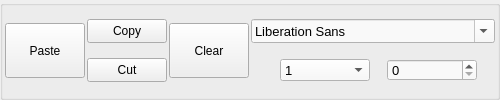
        <widget class="QGroupBox" name="groupBox_9">
         <property name="title">
          <string/>
         </property>
         <layout class="QGridLayout" name="gridLayout_3">
          <property name="leftMargin">
           <number>2</number>
          </property>
          <property name="topMargin">
           <number>1</number>
          </property>
          <property name="rightMargin">
           <number>2</number>
          </property>
          <property name="bottomMargin">
           <number>2</number>
          </property>
          <property name="horizontalSpacing">
           <number>2</number>
          </property>
          <property name="verticalSpacing">
           <number>3</number>
          </property>
          <item row="1" column="4">
           <widget class="QGroupBox" name="groupBox_4">
            <property name="minimumSize">
             <size>
              <width>0</width>
              <height>25</height>
             </size>
            </property>
            <property name="maximumSize">
             <size>
              <width>250</width>
              <height>28</height>
             </size>
            </property>
            <property name="styleSheet">
             <string notr="true">QGroupBox{
border: none;
}</string>
            </property>
            <property name="title">
             <string/>
            </property>
            <layout class="QHBoxLayout" name="horizontalLayout_6">
             <property name="spacing">
              <number>2</number>
             </property>
             <property name="leftMargin">
              <number>2</number>
             </property>
             <property name="topMargin">
              <number>1</number>
             </property>
             <property name="rightMargin">
              <number>2</number>
             </property>
             <property name="bottomMargin">
              <number>2</number>
             </property>
             <item>
              <widget class="QLabel" name="label">
               <property name="minimumSize">
                <size>
                 <width>25</width>
                 <height>21</height>
                </size>
               </property>
               <property name="maximumSize">
                <size>
                 <width>25</width>
                 <height>21</height>
                </size>
               </property>
               <property name="text">
                <string/>
               </property>
               <property name="pixmap">
                <pixmap>Imgs/Line spacing.png</pixmap>
               </property>
               <property name="scaledContents">
                <bool>true</bool>
               </property>
              </widget>
             </item>
             <item>
              <widget class="QComboBox" name="Line_spaces_comboBox">
               <property name="minimumSize">
                <size>
                 <width>90</width>
                 <height>22</height>
                </size>
               </property>
               <property name="maximumSize">
                <size>
                 <width>16777215</width>
                 <height>22</height>
                </size>
               </property>
               <property name="styleSheet">
                <string notr="true">QComboBox{
font: 10pt ;
	background-color: rgb(249, 249, 249);

}</string>
               </property>
               <item>
                <property name="text">
                 <string>1</string>
                </property>
               </item>
               <item>
                <property name="text">
                 <string>1.1</string>
                </property>
               </item>
               <item>
                <property name="text">
                 <string>1.15</string>
                </property>
               </item>
               <item>
                <property name="text">
                 <string>1.2</string>
                </property>
               </item>
               <item>
                <property name="text">
                 <string>1.3</string>
                </property>
               </item>
               <item>
                <property name="text">
                 <string>1.4</string>
                </property>
               </item>
               <item>
                <property name="text">
                 <string>1.5</string>
                </property>
               </item>
               <item>
                <property name="text">
                 <string>1.6</string>
                </property>
               </item>
               <item>
                <property name="text">
                 <string>1.8</string>
                </property>
               </item>
               <item>
                <property name="text">
                 <string>2</string>
                </property>
               </item>
              </widget>
             </item>
            </layout>
           </widget>
          </item>
          <item row="1" column="5">
           <widget class="QGroupBox" name="groupBox_8">
            <property name="minimumSize">
             <size>
              <width>0</width>
              <height>25</height>
             </size>
            </property>
            <property name="maximumSize">
             <size>
              <width>300</width>
              <height>28</height>
             </size>
            </property>
            <property name="styleSheet">
             <string notr="true">QGroupBox{
border: none;
}</string>
            </property>
            <property name="title">
             <string/>
            </property>
            <layout class="QHBoxLayout" name="horizontalLayout_8">
             <property name="spacing">
              <number>4</number>
             </property>
             <property name="leftMargin">
              <number>2</number>
             </property>
             <property name="topMargin">
              <number>1</number>
             </property>
             <property name="rightMargin">
              <number>2</number>
             </property>
             <property name="bottomMargin">
              <number>2</number>
             </property>
             <item>
              <widget class="QLabel" name="label_3">
               <property name="maximumSize">
                <size>
                 <width>21</width>
                 <height>21</height>
                </size>
               </property>
               <property name="styleSheet">
                <string notr="true">QLable{
      background: transparent;
}</string>
               </property>
               <property name="text">
                <string/>
               </property>
               <property name="pixmap">
                <pixmap>Imgs/character_spacing_icon_149027.png</pixmap>
               </property>
               <property name="scaledContents">
                <bool>true</bool>
               </property>
              </widget>
             </item>
             <item>
              <widget class="QSpinBox" name="latter_space_spinBox">
               <property name="minimumSize">
                <size>
                 <width>90</width>
                 <height>22</height>
                </size>
               </property>
               <property name="maximumSize">
                <size>
                 <width>16777215</width>
                 <height>22</height>
                </size>
               </property>
               <property name="styleSheet">
                <string notr="true">QSpinBox{
font: 10pt ;
	background-color: rgb(249, 249, 249);

}</string>
               </property>
              </widget>
             </item>
            </layout>
           </widget>
          </item>
          <item row="0" column="2">
           <widget class="QPushButton" name="copy_pushButton">
            <property name="minimumSize">
             <size>
              <width>60</width>
              <height>24</height>
             </size>
            </property>
            <property name="toolTip">
             <string>Copy</string>
            </property>
            <property name="toolTipDuration">
             <number>5</number>
            </property>
            <property name="styleSheet">
             <string notr="true"/>
            </property>
            <property name="text">
             <string>Copy</string>
            </property>
            <property name="icon">
             <iconset>
              <normaloff>Imgs/img_55411.png</normaloff>Imgs/img_55411.png</iconset>
            </property>
            <property name="iconSize">
             <size>
              <width>10</width>
              <height>11</height>
             </size>
            </property>
           </widget>
          </item>
          <item row="0" column="4" colspan="3">
           <widget class="QFontComboBox" name="fontComboBox">
            <property name="minimumSize">
             <size>
              <width>100</width>
              <height>23</height>
             </size>
            </property>
            <property name="maximumSize">
             <size>
              <width>750</width>
              <height>25</height>
             </size>
            </property>
            <property name="styleSheet">
             <string notr="true">QFontComboBox{	
	font: 10pt ;
	background-color: rgb(249, 249, 249);
}
QListView{
	background-color: rgb(225, 225, 225);
	border-radius:none;
}
</string>
            </property>
           </widget>
          </item>
          <item row="0" column="1" rowspan="2">
           <widget class="QPushButton" name="Paste_pushButton">
            <property name="minimumSize">
             <size>
              <width>60</width>
              <height>30</height>
             </size>
            </property>
            <property name="maximumSize">
             <size>
              <width>16777215</width>
              <height>55</height>
             </size>
            </property>
            <property name="toolTip">
             <string>Paste</string>
            </property>
            <property name="toolTipDuration">
             <number>5</number>
            </property>
            <property name="styleSheet">
             <string notr="true"/>
            </property>
            <property name="text">
             <string>Paste</string>
            </property>
            <property name="icon">
             <iconset>
              <normaloff>Imgs/paste.png</normaloff>Imgs/paste.png</iconset>
            </property>
            <property name="iconSize">
             <size>
              <width>13</width>
              <height>13</height>
             </size>
            </property>
           </widget>
          </item>
          <item row="1" column="2">
           <widget class="QPushButton" name="Cut_pushButton">
            <property name="minimumSize">
             <size>
              <width>50</width>
              <height>24</height>
             </size>
            </property>
            <property name="toolTip">
             <string>Cut</string>
            </property>
            <property name="toolTipDuration">
             <number>5</number>
            </property>
            <property name="whatsThis">
             <string>Cut</string>
            </property>
            <property name="accessibleName">
             <string>Cut</string>
            </property>
            <property name="accessibleDescription">
             <string>Cut</string>
            </property>
            <property name="styleSheet">
             <string notr="true"/>
            </property>
            <property name="text">
             <string>Cut</string>
            </property>
            <property name="icon">
             <iconset>
              <normaloff>Imgs/Cut.png</normaloff>Imgs/Cut.png</iconset>
            </property>
            <property name="iconSize">
             <size>
              <width>11</width>
              <height>11</height>
             </size>
            </property>
           </widget>
          </item>
          <item row="0" column="3" rowspan="2">
           <widget class="QPushButton" name="Clear_button">
            <property name="minimumSize">
             <size>
              <width>60</width>
              <height>30</height>
             </size>
            </property>
            <property name="maximumSize">
             <size>
              <width>16777215</width>
              <height>55</height>
             </size>
            </property>
            <property name="styleSheet">
             <string notr="true"/>
            </property>
            <property name="text">
             <string>Clear</string>
            </property>
            <property name="icon">
             <iconset>
              <normaloff>Imgs/delete-332.png</normaloff>Imgs/delete-332.png</iconset>
            </property>
            <property name="iconSize">
             <size>
              <width>13</width>
              <height>13</height>
             </size>
            </property>
           </widget>
          </item>
         </layout>
        </widget>
